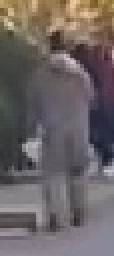
#> input picture Siltest/7ORG.jpg, 57 x 128 px (shown 2 times larger)
$ python '背景重叠.py'
#> lines starting #> are read from the running program, lines starting #| are printed output that depends on the picture
from sklearn.cluster import MiniBatchKMeans  #提升聚类速度
from imfillKNN import IMFILL
import numpy as np
import cv2
import time

org_img = cv2.imread(r"Siltest/7ORG.jpg", 1)
#> org_img is the input picture: shape (128, 57, 3); mean B, G, R 99.4, 99.4, 107.8
# [5 lines of commented-out code are left out]

imfill1 = cv2.imread(r"Siltest/colors_use_10.jpg", 1)
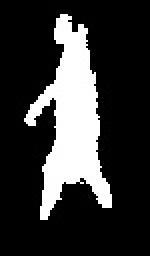
#> input picture Siltest/colors_use_10.jpg, 75 x 128 px (shown 2 times larger)
#> imfill1 is the input picture: shape (128, 75, 3); min 0, max 255, mean 53.8
# imfill1 = cv2.imread(r"Siltest/OUT2.jpg", 1)
imfill1 = cv2.resize(imfill1, [org_img.shape[1],org_img.shape[0]], interpolation=cv2.INTER_CUBIC)
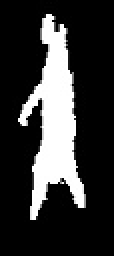
#> imfill1: shape (128, 57, 3) (shown 2 times larger); min 0, max 255, mean 53.8
# imfill1 = 255-imfill1

cv2.imwrite(r'Siltest/A1.jpg', imfill1/255*org_img)
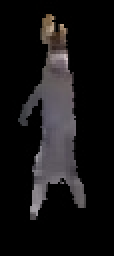
#> saved as A1.jpg: shape (128, 57, 3) (shown 2 times larger); mean B, G, R 20.7, 19.9, 21.4
